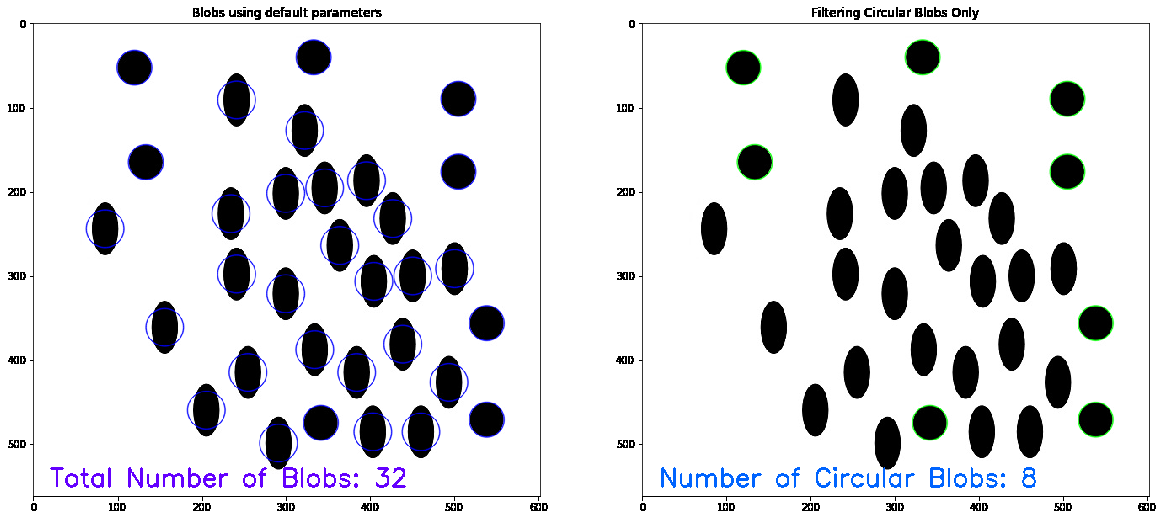
#> input picture images/blobs.jpg, 1163 x 520 px
$ python test.py
#> lines starting #> are read from the running program, lines starting #| are printed output that depends on the picture; after the words box and inside, x2 and y2 are one past the last pixel; in counts of white or black regions, pixels touching at a corner belong together
import cv2
import numpy as np
import time
import os


# load image from file
image_path = "images/blobs.jpg"
img = cv2.imread(image_path)
#> img is the input picture: shape (520, 1163, 3); mean B, G, R 223.8, 221.2, 220.8

# define black color range
lower_black = np.array([0, 0, 0])
upper_black = np.array([50, 50, 50])

# initialize list to store hole areas
hole_areas = []

# convert to grayscale and apply thresholding
gray = cv2.cvtColor(img, cv2.COLOR_BGR2GRAY)
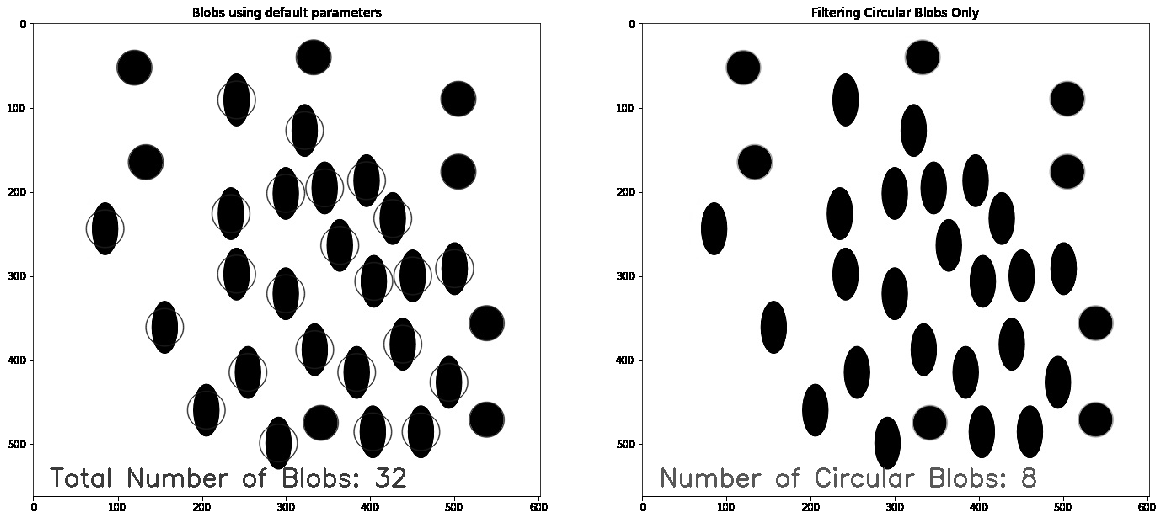
#> gray: shape (520, 1163); min 0, max 255, mean 221.3
temp, thresh = cv2.threshold(gray, 50, 255, cv2.THRESH_BINARY)
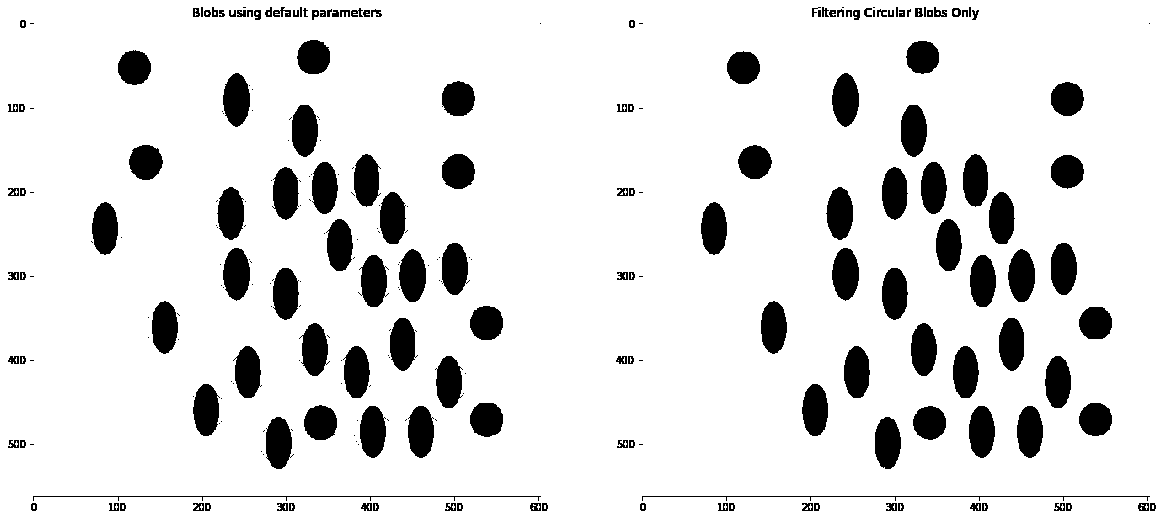
#> thresh: shape (520, 1163); 88.2% white; 263 black regions (107 under 20 px), largest, box (x1, y1, x2, y2) and area: (223, 73, 250, 127) 1105, (832, 73, 859, 127) 1101, (399, 249, 426, 302) 1100

# apply black color mask to thresholded image
mask = cv2.inRange(img, lower_black, upper_black)
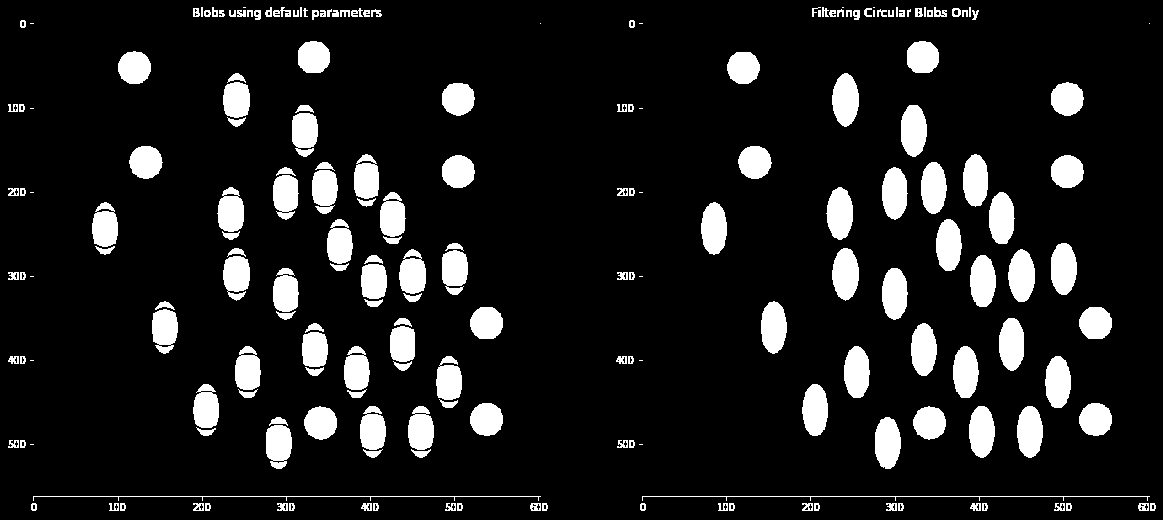
#> mask: shape (520, 1163); 11.4% white; 203 white regions (19 under 20 px), largest, box (x1, y1, x2, y2) and area: (832, 73, 859, 127) 1101, (1008, 249, 1035, 302) 1098, (832, 248, 859, 301) 1092
masked_thresh = cv2.bitwise_and(thresh, thresh, mask=mask)
#> masked_thresh: shape (520, 1163); every value is 0

# find contours in masked image
contours,_  = cv2.findContours(masked_thresh, cv2.RETR_TREE, cv2.CHAIN_APPROX_SIMPLE)
#> contours = []

# loop through contours and filter for black hole shapes
hole_count = 0
for cnt in contours:
    # check if contour has enough points to approximate a curve
    if len(cnt) >= 5:
        # fit an ellipse to the contour
        ellipse = cv2.fitEllipse(cnt)
        # calculate aspect ratio of ellipse
        aspect_ratio = min(ellipse[1])/max(ellipse[1])
        # check if aspect ratio is close to 1 to filter for circular shapes
        if 0.7 <= aspect_ratio <= 1.3:
            hole_areas.append(np.pi(ellipse[1][0]/2)(ellipse[1][1]/2))
            hole_count += 1
            # draw ellipse on original image
            cv2.ellipse(img, ellipse, (0, 255, 0), 2)
#> this loop made 0 passes
#> after the loop, hole_areas = []; hole_count = 0

# check if 7 holes have been detected
time.sleep(25)
if hole_count != 0:
    print("All holes detected.")
else:
    print("No Holes Detected")

# display image and wait for key press
cv2.imshow("image", img)
cv2.waitKey(0)

# release window and print hole areas
cv2.destroyAllWindows()
print("Hole areas:", hole_areas)
#| Hole areas: []
